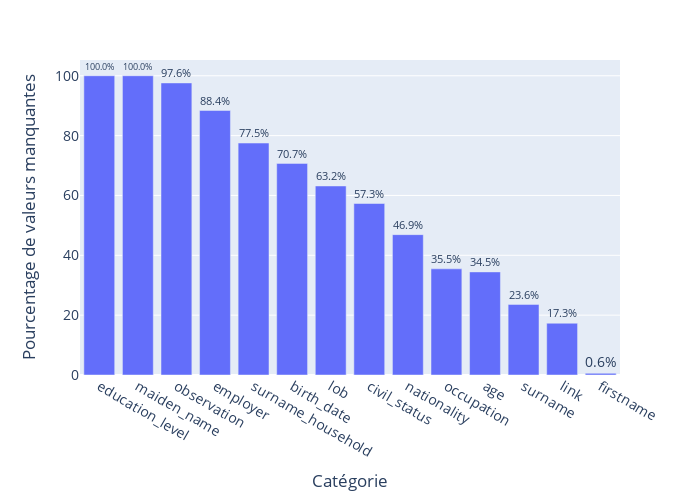

Notebook code cell kept with this figure:
### Code cell
# Missing values
missing_percentage = df.isnull().sum() / len(df) * 100
missing_percentage = missing_percentage.reset_index()
missing_percentage.columns = ['Column', 'MissingPercentage']
missing_percentage = missing_percentage.sort_values(by='MissingPercentage', ascending=False)

# Plot
fig = px.bar(missing_percentage, x='Column', y='MissingPercentage', text='MissingPercentage',
            #  title="Pourcentage de valeurs manquantes par catégorie",
             width=700,
             height=500)
fig.update_traces(texttemplate='%{text:.1f}%', textposition='outside', textfont_size=15)
fig.update_layout(yaxis=dict(title='Pourcentage de valeurs manquantes'),
                  xaxis=dict(title='Catégorie'),
                  font = dict(size=14))
fig.show()

### Figure 1 — Plotly figure (JSON) as saved in the notebook; plotly's stock layout.template omitted (floating-point values rounded to 4 significant figures)
{"data": [{"alignmentgroup": "True", "hovertemplate": "Column=%{x}<br>MissingPercentage=%{text}<extra></extra>", "legendgroup": "", "marker": {"color": "#636efa", "pattern": {"shape": ""}}, "name": "", "offsetgroup": "", "orientation": "v", "showlegend": false, "text": [100, 100, 97.6, 88.39, 77.51, 70.71, 63.17, 57.31, 46.9, 35.48, 34.45, 23.59, 17.3, 0.5743], "textfont": {"size": 15}, "textposition": "outside", "texttemplate": "%{text:.1f}%", "type": "bar", "x": ["education_level", "maiden_name", "observation", "employer", "surname_household", "birth_date", "lob", "civil_status", "nationality", "occupation", "age", "surname", "link", "firstname"], "xaxis": "x", "y": [100, 100, 97.6, 88.39, 77.51, 70.71, 63.17, 57.31, 46.9, 35.48, 34.45, 23.59, 17.3, 0.5743], "yaxis": "y"}], "layout": {"barmode": "relative", "font": {"size": 14}, "height": 500, "legend": {"tracegroupgap": 0}, "margin": {"t": 60}, "width": 700, "xaxis": {"anchor": "y", "domain": [0, 1], "title": {"text": "Catégorie"}}, "yaxis": {"anchor": "x", "domain": [0, 1], "title": {"text": "Pourcentage de valeurs manquantes"}}}}
